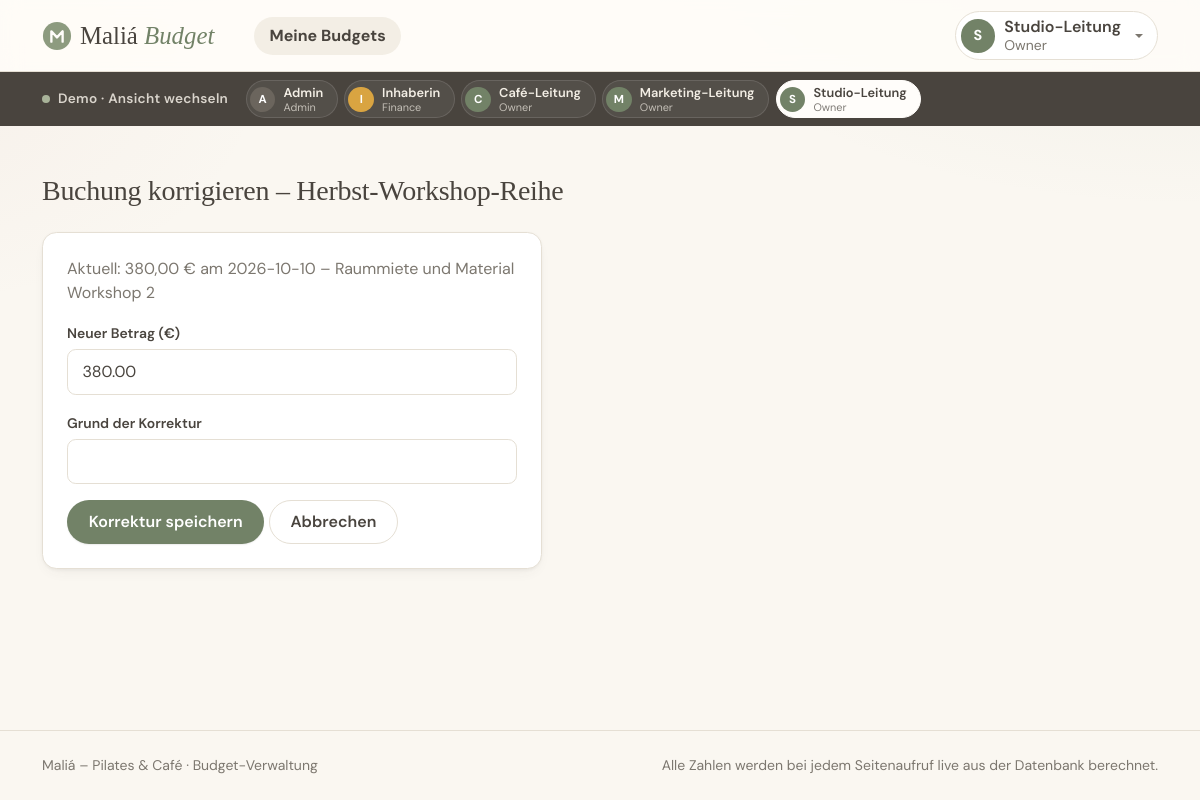
The app's page /owner/ist-korrigieren.php?id=12 (signed in) with its own data.
### tables this page shows
CREATE TABLE benutzer (
    id             INT UNSIGNED AUTO_INCREMENT PRIMARY KEY,
    username       VARCHAR(50)  NOT NULL UNIQUE,
    passwort_hash  VARCHAR(255) NOT NULL,
    anzeigename    VARCHAR(100) NOT NULL,
    rolle          ENUM('ADMIN', 'FINANCE', 'OWNER') NOT NULL
);

CREATE TABLE budget (
    id            INT UNSIGNED AUTO_INCREMENT PRIMARY KEY,
    name          VARCHAR(150)   NOT NULL,
    bereich       ENUM('STUDIO', 'CAFE', 'MARKETING') NOT NULL,
    soll_betrag   DECIMAL(10, 2) NOT NULL,
    gueltig_von   DATE           NOT NULL,
    gueltig_bis   DATE           NOT NULL,
    owner_id      INT UNSIGNED   NOT NULL,

    CONSTRAINT fk_budget_owner
        FOREIGN KEY (owner_id) REFERENCES benutzer (id),

    CONSTRAINT chk_budget_zeitraum
        CHECK (gueltig_von <= gueltig_bis)
);

CREATE TABLE ist_buchung (
    id                      INT UNSIGNED AUTO_INCREMENT PRIMARY KEY,
    budget_id               INT UNSIGNED   NOT NULL,
    betrag                  DECIMAL(10, 2) NOT NULL,
    datum                   DATE           NOT NULL,
    beschreibung            VARCHAR(255)   NOT NULL,
    erfasst_von             INT UNSIGNED   NOT NULL,
    erfasst_am              DATETIME       NOT NULL DEFAULT CURRENT_TIMESTAMP,

     
    urspruenglicher_betrag  DECIMAL(10, 2) NULL,
    korrigiert_am           DATETIME       NULL,
    korrektur_grund         VARCHAR(255)   NULL,

    CONSTRAINT fk_buchung_budget
        FOREIGN KEY (budget_id) REFERENCES budget (id)
        ON DELETE CASCADE,

    CONSTRAINT fk_buchung_erfasst_von
        FOREIGN KEY (erfasst_von) REFERENCES benutzer (id)
);

### src/ui.php (called while the page is built, shortened)
<?php
function e(?string $text): string
{
    return htmlspecialchars($text ?? '', ENT_QUOTES);
}
function rolleLabel(string $rolle): string
{
    return ROLLEN[$rolle]['label'] ?? $rolle;
}
function initiale(string $name): string
{
    return mb_strtoupper(mb_substr($name, 0, 1));
}
function aktivWenn(string $pfadAnfang): string
{
    $pfad = parse_url($_SERVER['REQUEST_URI'] ?? '/', PHP_URL_PATH) ?: '/';
    return str_starts_with($pfad, $pfadAnfang) ? 'active' : '';
}

### src/demo.php (called while the page is built, shortened)
<?php
require_once __DIR__ . '/auth.php';
function demoKonten(): array
{
    global $pdo;
    return $pdo->query(
        "SELECT id, username, anzeigename, rolle FROM benutzer
         ORDER BY FIELD(rolle, 'ADMIN', 'FINANCE', 'OWNER'), anzeigename"
    )->fetchAll();
}

### src/budget.php (called while the page is built, shortened)
<?php
require_once __DIR__ . '/db.php';
function findeBuchungFuerOwner(int $buchungId, int $ownerId): ?array
{
    global $pdo;
    $stmt = $pdo->prepare(
        'SELECT ib.* FROM ist_buchung ib
         JOIN budget b ON b.id = ib.budget_id
         WHERE ib.id = :id AND b.owner_id = :owner_id'
    );
    $stmt->execute(['id' => $buchungId, 'owner_id' => $ownerId]);
    $buchung = $stmt->fetch();
    return $buchung ?: null;
}
function ladeEigeneBuchung(int $buchungId, int $ownerId): array
{
    $buchung = findeBuchungFuerOwner($buchungId, $ownerId);
    return $buchung;
}
function istBudgetAbgelaufen(array $budget): bool
{
    return date('Y-m-d') > $budget['gueltig_bis'];
}

### src/rollen.php (called while the page is built, shortened)
<?php
function eingeloggteBenutzerId(): int
{
    return (int) $_SESSION['user_id'];
}

### public/owner/ist-korrigieren.php (the view, shortened to what this page needs)
<?php
require_once __DIR__ . '/../../src/app.php';
$benutzerId = eingeloggteBenutzerId();
$buchungId = (int) ($_GET['id'] ?? $_POST['id'] ?? 0);
$buchung = ladeEigeneBuchung($buchungId, $benutzerId);
$budgetStmt = $pdo->prepare('SELECT * FROM budget WHERE id = :id');
$budgetStmt->execute(['id' => $buchung['budget_id']]);
$budget = $budgetStmt->fetch();
$istAbgelaufen = istBudgetAbgelaufen($budget);
require __DIR__ . '/../../templates/header.php';
?>
<h1 class="h3 mb-4">Buchung korrigieren – <?= htmlspecialchars($budget['name']) ?></h1>
<?php if (!$istAbgelaufen): ?>
<div class="card p-4" style="max-width: 500px;">
    <p class="text-muted">
        Aktuell: <?= number_format((float) $buchung['betrag'], 2, ',', '.') ?> €
        am <?= htmlspecialchars($buchung['datum']) ?> –
        <?= htmlspecialchars($buchung['beschreibung']) ?>
    </p>
    <form method="post" action="/owner/ist-korrigieren.php">
        <div class="mb-3">
            <label for="betrag" class="form-label">Neuer Betrag (€)</label>
            <input type="number" step="0.01" min="0.01" class="form-control" id="betrag" name="betrag"
                   value="<?= htmlspecialchars((string) $buchung['betrag']) ?>" required>
        </div>
        <div class="mb-3">
            <label for="grund" class="form-label">Grund der Korrektur</label>
            <input type="text" class="form-control" id="grund" name="grund" maxlength="255" required>
        </div>
        <button type="submit" class="btn btn-maliá">Korrektur speichern</button>
        <a href="/owner/budget.php?id=<?= (int) $budget['id'] ?>" class="btn btn-maliá-outline">Abbrechen</a>
    </form>
</div>
<?php endif; ?>
<?php require __DIR__ . '/../../templates/footer.php'; ?>

### templates/header.php (shortened to what this page needs)
<?php
require_once __DIR__ . '/../src/ui.php';
$rolle = $_SESSION['rolle'] ?? null;
$anzeigename = $_SESSION['anzeigename'] ?? '';
$rollenLabel = $rolle ? rolleLabel($rolle) : '';
$demoKonten = [];
if ($rolle && DEMO_MODUS && isset($GLOBALS['pdo'])) {
    require_once __DIR__ . '/../src/demo.php';
    $demoKonten = demoKonten();
}
?>
<!DOCTYPE html>
<html lang="de">
<head>
    <link rel="stylesheet" href="https://cdn.jsdelivr.net/npm/bootstrap@5.3.3/dist/css/bootstrap.min.css">
    <link rel="stylesheet" href="/assets/css/style.css">
</head>
<body>
<header class="sticky-top">
<nav class="navbar navbar-expand-lg">
    <div class="container">
        <a class="navbar-brand d-flex align-items-center gap-2" href="/">
            <img src="/assets/img/favicon.svg" alt="" width="30" height="30">
            <span>Maliá <span class="navbar-brand__zusatz">Budget</span></span>
        </a>
        <?php if ($rolle): ?>
        <div class="collapse navbar-collapse" id="hauptnavigation">
            <ul class="navbar-nav me-auto ms-lg-4 gap-lg-1">
                <?php if ($rolle === 'ADMIN'): ?>
                    <li class="nav-item"><a class="nav-link <?= aktivWenn('/admin') ?>" href="/admin/">Benutzer</a></li>
                <?php elseif ($rolle === 'FINANCE'): ?>
                    <li class="nav-item"><a class="nav-link <?= aktivWenn('/finance') ?>" href="/finance/">Alle Budgets</a></li>
                <?php elseif ($rolle === 'OWNER'): ?>
                    <li class="nav-item"><a class="nav-link <?= aktivWenn('/owner') ?>" href="/owner/">Meine Budgets</a></li>
                <?php endif; ?>
            </ul>
            <div class="dropdown">
                <button class="konto-knopf dropdown-toggle" type="button" data-bs-toggle="dropdown" aria-expanded="false">
                    <span class="avatar avatar--<?= e(strtolower($rolle)) ?>"><?= e(initiale($anzeigename)) ?></span>
                    <span class="text-start lh-sm">
                        <span class="d-block fw-semibold"><?= e($anzeigename) ?></span>
                        <span class="d-block small text-muted"><?= e($rollenLabel) ?></span>
                    </span>
                </button>
            </div>
        </div>
        <?php endif; ?>
    </div>
</nav>
<?php if ($demoKonten): ?>
<div class="demo-leiste">
    <div class="container d-flex align-items-center gap-3">
        <span class="demo-leiste__titel">
            <span class="demo-leiste__punkt" aria-hidden="true"></span>
            <span class="d-none d-md-inline">Demo · Ansicht wechseln</span>
        </span>
        <form method="post" action="/konto-wechseln.php" class="demo-leiste__konten">
            <?php foreach ($demoKonten as $konto): ?>
                <?php $aktiv = (int) $konto['id'] === (int) ($_SESSION['user_id'] ?? 0); ?>
                <button type="submit" name="benutzer_id" value="<?= (int) $konto['id'] ?>"
                        class="demo-konto <?= $aktiv ? 'aktiv' : '' ?>"
                        title="<?= e(rolleLabel($konto['rolle']) . ': ' . ROLLEN[$konto['rolle']]['beschreibung']) ?>"
                        <?= $aktiv ? 'aria-current="true"' : '' ?>>
                    <span class="avatar avatar--klein avatar--<?= e(strtolower($konto['rolle'])) ?>"><?= e(initiale($konto['anzeigename'])) ?></span>
                    <span class="lh-sm text-start">
                        <span class="d-block demo-konto__name"><?= e($konto['anzeigename']) ?></span>
                        <span class="d-block demo-konto__rolle"><?= e(rolleLabel($konto['rolle'])) ?></span>
                    </span>
                </button>
            <?php endforeach; ?>
        </form>
    </div>
</div>
<?php endif; ?>
</header>
<main id="inhalt" class="container py-4 py-lg-5">

### records on screen
benutzer: anzeigename "A", anzeigename "Admin", rolle "Admin"
benutzer: anzeigename "I", anzeigename "Inhaberin", rolle "Finance"
benutzer: anzeigename "C", anzeigename "Café-Leitung", rolle "Owner"
benutzer: anzeigename "M", anzeigename "Marketing-Leitung", rolle "Owner"
benutzer: anzeigename "S", anzeigename "Studio-Leitung", rolle "Owner"
budget: name "Herbst-Workshop-Reihe"
ist_buchung: betrag "380,00", datum "2026-10-10", beschreibung "Raummiete und Material Workshop 2", betrag "380.00"

### other values on screen
initiale($anzeigename) "S"
$anzeigename "Studio-Leitung"
$rollenLabel "Owner"
